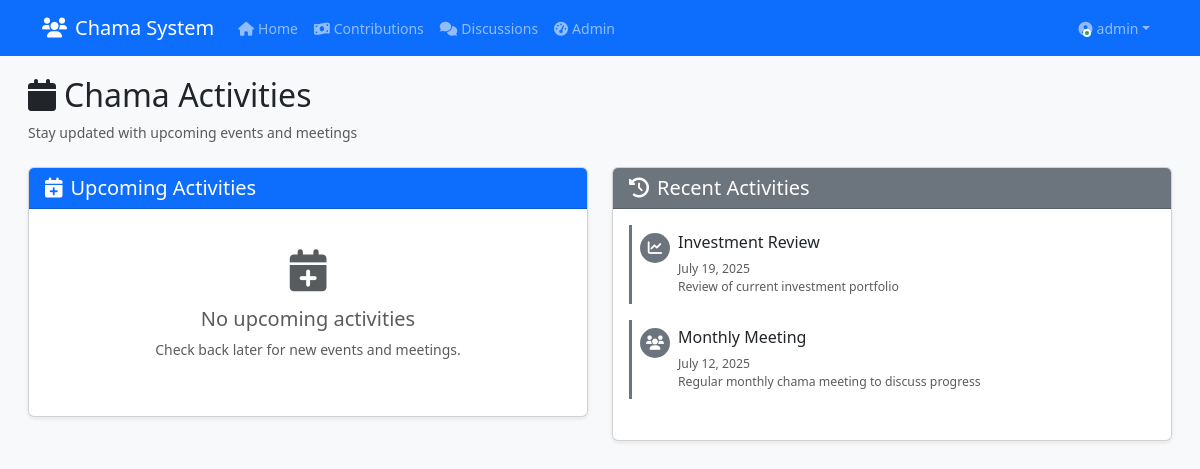
Page /activities (signed in) on the earlier database version.
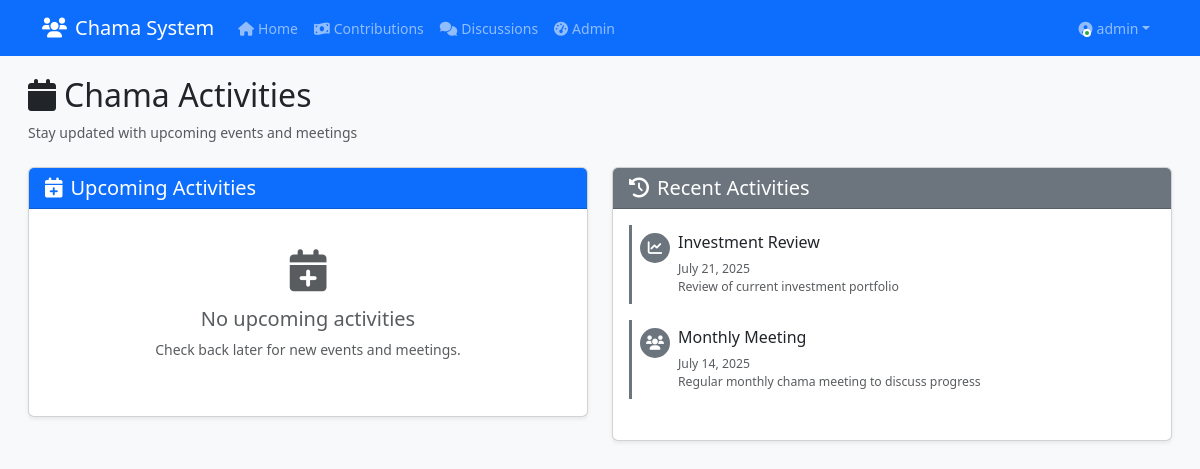
Same page on the later database version.
### fixed_app.py (models this page shows)
class Activity(db.Model):
    id = db.Column(db.Integer, primary_key=True)
    title = db.Column(db.String(100), nullable=False)
    description = db.Column(db.Text)
    date = db.Column(db.DateTime, nullable=False)
    type = db.Column(db.String(50), default='meeting')
    created_by = db.Column(db.Integer, db.ForeignKey('user.id'))
    user = db.relationship('User', backref='activities')

### fixed_app.py (the view)
@app.route('/activities')
@login_required
def activities():
    upcoming = Activity.query.filter(Activity.date >= datetime.utcnow()).order_by(Activity.date).all()
    past = Activity.query.filter(Activity.date < datetime.utcnow()).order_by(Activity.date.desc()).limit(10).all()
    return render_template('activities.html', upcoming=upcoming, past=past)

### fixed_app.py (called while the page is built)
@login_manager.user_loader
def load_user(user_id):
    return User.query.get(int(user_id))

### templates/activities.html (shortened to what the changed rows need)
{% extends "base.html" %}
{% block content %}
<div class="container-fluid">
    <div class="d-flex flex-column flex-md-row justify-content-between align-items-start align-items-md-center mb-4">
        <div>
            <h2><i class="fas fa-calendar me-2"></i>Chama Activities</h2>
        </div>
    </div>
    <div class="row">
        <div class="col-12 col-lg-6">
            <div class="card shadow-sm h-100">
                <div class="card-body">
                    {% if past %}
                        {% for activity in past %}
                        <div class="activity-item mb-3 p-2 border-start border-3 border-secondary">
                            <div class="d-flex align-items-start">
                                <div class="activity-icon-sm bg-secondary text-white me-2">
                                    {% if activity.type == 'meeting' %}
                                        <i class="fas fa-users"></i>
                                    {% elif activity.type == 'review' %}
                                        <i class="fas fa-chart-line"></i>
                                    {% else %}
                                        <i class="fas fa-calendar"></i>
                                    {% endif %}
                                </div>
                                <div class="flex-grow-1">
                                    <h6 class="mb-1">{{ activity.title }}</h6>
                                    <small class="text-muted">
                                        {{ activity.date.strftime('%B %d, %Y') }}
                                    </small>
                                    {% if activity.description %}
                                        <p class="text-muted mb-0 small">{{ activity.description|truncate(80) }}</p>
                                    {% endif %}
                                </div>
                            </div>
                        </div>
                        {% endfor %}
                    {% else %}
                        <div class="text-center py-4">
                            <i class="fas fa-history fa-3x text-muted mb-3"></i>
                            <h5 class="text-muted">No past activities</h5>
                            <p class="text-muted">Activity history will appear here.</p>
                        </div>
                    {% endif %}
                </div>
            </div>
        </div>
    </div>
</div>
{% endblock %}

Differences in the rows shown:
changed Activity "Investment Review": date "July 19, 2025" → "July 21, 2025"
changed Activity "Monthly Meeting": date "July 12, 2025" → "July 14, 2025"
